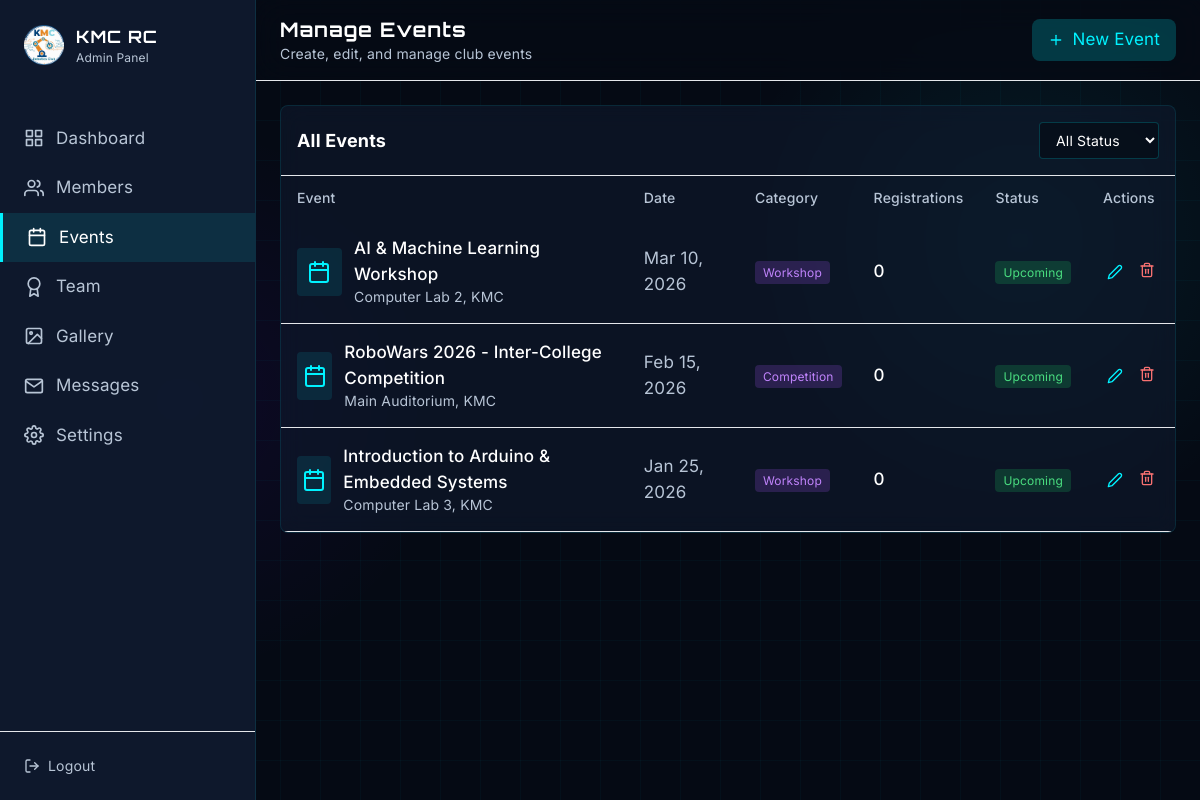
/admin/events.php (signed in), run on the app's committed database.
### tables this page shows
CREATE TABLE IF NOT EXISTS events (
    id INT AUTO_INCREMENT PRIMARY KEY,
    title VARCHAR(255) NOT NULL,
    slug VARCHAR(255) NOT NULL UNIQUE,
    description TEXT NOT NULL,
    short_description VARCHAR(500) DEFAULT NULL,
    event_date DATE NOT NULL,
    start_time TIME DEFAULT NULL,
    end_time TIME DEFAULT NULL,
    location VARCHAR(255) DEFAULT NULL,
    image_path VARCHAR(255) DEFAULT NULL,
    category ENUM('workshop', 'competition', 'seminar', 'hackathon', 'meetup', 'other') DEFAULT 'other',
    max_participants INT DEFAULT NULL,
    registration_deadline DATETIME DEFAULT NULL,
    is_featured TINYINT(1) DEFAULT 0,
    status ENUM('upcoming', 'ongoing', 'completed', 'cancelled') DEFAULT 'upcoming',
    created_by INT NOT NULL,
    created_at TIMESTAMP DEFAULT CURRENT_TIMESTAMP,
    updated_at TIMESTAMP DEFAULT CURRENT_TIMESTAMP ON UPDATE CURRENT_TIMESTAMP,
    FOREIGN KEY (created_by) REFERENCES users(id) ON DELETE CASCADE,
    INDEX idx_event_date (event_date),
    INDEX idx_category (category),
    INDEX idx_status (status),
    INDEX idx_slug (slug)
);

### includes/Database.php (called while the page is built, shortened)
<?php
class Database {
    private static $instance = null;
    private $connection;
    private function __construct() {
        try {
            $dsn = "mysql:host=" . DB_HOST . ";dbname=" . DB_NAME . ";charset=" . DB_CHARSET;
            $options = [
                PDO::ATTR_ERRMODE => PDO::ERRMODE_EXCEPTION,
                PDO::ATTR_DEFAULT_FETCH_MODE => PDO::FETCH_ASSOC,
                PDO::ATTR_EMULATE_PREPARES => false,
                PDO::MYSQL_ATTR_INIT_COMMAND => "SET NAMES " . DB_CHARSET
            ];
            $this->connection = new PDO($dsn, DB_USER, DB_PASS, $options);
        } catch (PDOException $e) {
            if (DEBUG_MODE) {
                throw new Exception("Database connection failed: " . $e->getMessage());
            } else {
                error_log("Database connection failed: " . $e->getMessage());
                throw new Exception("Database connection failed. Please try again later.");
            }
        }
    }
    public static function getInstance(): Database {
        if (self::$instance === null) {
            self::$instance = new self();
        }
        return self::$instance;
    }
    public function query(string $sql, array $params = []): PDOStatement {
        $stmt = $this->connection->prepare($sql);
        $stmt->execute($params);
        return $stmt;
    }
    public function fetchAll(string $sql, array $params = []): array {
        $stmt = $this->query($sql, $params);
        return $stmt->fetchAll();
    }
}

### admin/events.php (the view, shortened to what this page needs)
<?php
require_once __DIR__ . '/../includes/Database.php';
$db = Database::getInstance();
$page = max(1, (int)($_GET['page'] ?? 1));
$limit = 10;
$offset = ($page - 1) * $limit;
$where = '1=1';
$params = [];
$events = $db->fetchAll(
    "SELECT e.*, u.name as created_by_name,
            (SELECT COUNT(*) FROM event_registrations WHERE event_id = e.id) as registration_count
     FROM events e
     LEFT JOIN users u ON e.created_by = u.id
     WHERE {$where}
     ORDER BY e.event_date DESC
     LIMIT {$limit} OFFSET {$offset}",
    $params
);
?>
<!DOCTYPE html>
<html lang="en" class="scroll-smooth">
<head>
    <script src="https://cdn.tailwindcss.com"></script>
    <link rel="stylesheet" href="../css/styles.css">
    <link rel="stylesheet" href="../css/club-styles.css">
</head>
<body class="antialiased min-h-screen flex bg-dark-navy">
    <aside class="sidebar w-64 min-h-screen fixed left-0 top-0 z-50 hidden lg:block">
        <div class="p-6">
            <a href="../index.html" class="flex items-center gap-3">
                <img src="../assets/images/kmc-rc-logo.png" alt="KMC RC" class="w-10 h-10">
                <div>
                    <div class="text-white font-bold font-orbitron">KMC RC</div>
                    <div class="text-xs text-slate-400">Admin Panel</div>
                </div>
            </a>
        </div>
        <nav class="mt-6">
            <a href="dashboard.php" class="nav-link-admin flex items-center gap-3 px-6 py-3 text-slate-400 hover:text-white">
                <i data-feather="grid" class="w-5 h-5"></i> Dashboard
            </a>
            <a href="users.php" class="nav-link-admin flex items-center gap-3 px-6 py-3 text-slate-400 hover:text-white">
                <i data-feather="users" class="w-5 h-5"></i> Members
            </a>
            <a href="events.php" class="nav-link-admin active flex items-center gap-3 px-6 py-3 text-white">
                <i data-feather="calendar" class="w-5 h-5"></i> Events
            </a>
            <a href="team.php" class="nav-link-admin flex items-center gap-3 px-6 py-3 text-slate-400 hover:text-white">
                <i data-feather="award" class="w-5 h-5"></i> Team
            </a>
            <a href="gallery.php" class="nav-link-admin flex items-center gap-3 px-6 py-3 text-slate-400 hover:text-white">
                <i data-feather="image" class="w-5 h-5"></i> Gallery
            </a>
            <a href="messages.php" class="nav-link-admin flex items-center gap-3 px-6 py-3 text-slate-400 hover:text-white">
                <i data-feather="mail" class="w-5 h-5"></i> Messages
            </a>
            <a href="settings.php" class="nav-link-admin flex items-center gap-3 px-6 py-3 text-slate-400 hover:text-white">
                <i data-feather="settings" class="w-5 h-5"></i> Settings
            </a>
        </nav>
        <div class="absolute bottom-0 left-0 right-0 p-6 border-t border-slate-800">
            <a href="../auth/logout.php" class="flex items-center gap-2 text-slate-400 hover:text-red-400 text-sm">
                <i data-feather="log-out" class="w-4 h-4"></i> Logout
            </a>
        </div>
    </aside>
    <main class="flex-1 lg:ml-64">
        <header class="bg-dark-navy/80 backdrop-blur-lg border-b border-slate-800 px-6 py-4 sticky top-0 z-40">
            <div class="flex items-center justify-between">
                <div>
                    <h1 class="text-xl font-bold text-white font-orbitron">Manage Events</h1>
                    <p class="text-sm text-slate-400">Create, edit, and manage club events</p>
                </div>
                <a href="?action=create" class="bg-accent/20 text-accent px-4 py-2 rounded-lg flex items-center gap-2 hover:bg-accent/30 transition">
                    <i data-feather="plus" class="w-4 h-4"></i> New Event
                </a>
            </div>
        </header>
        <div class="p-6">
            <div class="stat-card-admin rounded-lg overflow-hidden">
                <div class="p-4 border-b border-slate-800 flex items-center justify-between">
                    <h2 class="text-lg font-bold text-white">All Events</h2>
                    <div class="flex gap-2">
                        <select onchange="window.location.href='?status='+this.value" class="form-input px-3 py-2 rounded text-sm text-white">
                            <option value="">All Status</option>
                        </select>
                    </div>
                </div>
                <div class="overflow-x-auto">
                    <table class="w-full">
                        <thead class="bg-slate-800/50">
                            <tr>
                                <th class="text-left text-slate-400 text-sm font-medium px-4 py-3">Event</th>
                                <th class="text-left text-slate-400 text-sm font-medium px-4 py-3">Date</th>
                                <th class="text-left text-slate-400 text-sm font-medium px-4 py-3">Category</th>
                                <th class="text-left text-slate-400 text-sm font-medium px-4 py-3">Registrations</th>
                                <th class="text-left text-slate-400 text-sm font-medium px-4 py-3">Status</th>
                                <th class="text-left text-slate-400 text-sm font-medium px-4 py-3">Actions</th>
                            </tr>
                        </thead>
                        <tbody>
                            <?php foreach ($events as $event): ?>
                            <tr class="border-b border-slate-800 hover:bg-slate-800/30">
                                <td class="px-4 py-4">
                                    <div class="flex items-center gap-3">
                                        <?php if ($event['image_path']): ?>
                                        <img src="../uploads/events/<?= htmlspecialchars($event['image_path']) ?>" alt="" class="w-12 h-12 rounded object-cover">
                                        <?php else: ?>
                                        <div class="w-12 h-12 rounded bg-accent/10 flex items-center justify-center">
                                            <i data-feather="calendar" class="w-6 h-6 text-accent"></i>
                                        </div>
                                        <?php endif; ?>
                                        <div>
                                            <div class="text-white font-medium"><?= htmlspecialchars($event['title']) ?></div>
                                            <div class="text-slate-400 text-sm"><?= htmlspecialchars($event['location'] ?: 'No location') ?></div>
                                        </div>
                                    </div>
                                </td>
                                <td class="px-4 py-4 text-slate-300"><?= date('M d, Y', strtotime($event['event_date'])) ?></td>
                                <td class="px-4 py-4">
                                    <span class="px-2 py-1 rounded text-xs bg-purple-500/20 text-purple-400"><?= ucfirst($event['category']) ?></span>
                                </td>
                                <td class="px-4 py-4 text-white font-medium"><?= $event['registration_count'] ?></td>
                                <td class="px-4 py-4">
                                    <span class="px-2 py-1 rounded text-xs <?php
                                        echo match($event['status']) {
                                            'upcoming' => 'bg-green-500/20 text-green-400',
                                            'ongoing' => 'bg-blue-500/20 text-blue-400',
                                            'completed' => 'bg-slate-500/20 text-slate-400',
                                            'cancelled' => 'bg-red-500/20 text-red-400',
                                            default => 'bg-slate-500/20 text-slate-400'
                                        };
                                    ?>"><?= ucfirst($event['status']) ?></span>
                                </td>
                                <td class="px-4 py-4">
                                    <div class="flex items-center gap-2">
                                        <a href="?edit=<?= $event['id'] ?>" class="text-accent hover:text-accent/80 p-1" title="Edit">
                                            <i data-feather="edit-2" class="w-4 h-4"></i>
                                        </a>
                                        <form method="POST" class="inline" onsubmit="return confirm('Delete this event?')">
                                            <button type="submit" class="text-red-400 hover:text-red-300 p-1" title="Delete">
                                                <i data-feather="trash-2" class="w-4 h-4"></i>
                                            </button>
                                        </form>
                                    </div>
                                </td>
                            </tr>
                            <?php endforeach; ?>
                        </tbody>
                    </table>
                </div>
            </div>
        </div>
    </main>
</body>
</html>

### css/styles.css (style rules this page uses)
:root { --dark-navy: #050a14; --light-navy: #0f1a2e; --slate: #94a3b8; --light-slate: #e2e8f0; --accent: #00f2ff; --accent-glow: rgba(0, 242, 255, 0.2); --secondary-accent: #7000ff; --space-xs: 0.25rem; --space-sm: 0.5rem; --space-md: 1rem; --space-lg: 1.5rem; --space-xl: 2rem; --space-2xl: 3rem; --space-3xl: 4rem; --text-xs: 0.75rem; --text-sm: 0.875rem; --text-base: 1rem; --text-lg: 1.125rem; --text-xl: 1.25rem; --text-2xl: 1.5rem; --text-3xl: 1.875rem; --text-4xl: 2.25rem; --text-5xl: 3rem; --container-sm: 640px; --container-md: 768px; --container-lg: 1024px; --container-xl: 1280px; --touch-target-min: 44px; --transition-fast: 150ms ease; --transition-base: 300ms ease; --transition-slow: 500ms ease; }
@media (min-width: 768px) { :root { --space-lg: 2rem; --space-xl: 3rem; --space-2xl: 4rem; --space-3xl: 6rem; --text-3xl: 2.25rem; --text-4xl: 3rem; --text-5xl: 4rem; } }
@media (min-width: 1024px) { :root { --text-4xl: 3.5rem; --text-5xl: 5rem; } }
@media (prefers-reduced-motion: no-preference) { html { scroll-behavior: smooth; } }
body { font-family: 'Inter', -apple-system, BlinkMacSystemFont, sans-serif; background-color: var(--dark-navy); background-image: radial-gradient(circle at 15% 50%, rgba(112, 0, 255, 0.08), transparent 25%), radial-gradient(circle at 85% 30%, rgba(0, 242, 255, 0.08), transparent 25%); color: #b8c5d6; font-size: var(--text-base); line-height: 1.7; overflow-x: hidden; margin: 0; padding: 0; font-weight: 400; letter-spacing: 0.01em; -webkit-font-smoothing: antialiased; -moz-osx-font-smoothing: grayscale; max-width: 100vw; -webkit-overflow-scrolling: touch; }
body::before { content: ""; position: fixed; top: 0; left: 0; width: 100%; height: 100%; background-image: linear-gradient(rgba(0, 242, 255, 0.03) 1px, transparent 1px), linear-gradient(90deg, rgba(0, 242, 255, 0.03) 1px, transparent 1px); background-size: 40px 40px; z-index: -2; pointer-events: none; }
.font-orbitron { font-family: 'Orbitron', sans-serif; letter-spacing: 0.05em; }
p { margin-bottom: 1.2rem; }

### css/club-styles.css (style rules this page uses)
h1, h2, h3, h4, h5, h6 { line-height: 1.3; margin-bottom: 1rem; }
p { line-height: 1.7; margin-bottom: 1rem; }
body { font-size: 16px; }
@media (min-width: 768px) { body { font-size: 17px; } }
.font-orbitron { font-display: swap; }
img { max-width: 100%; height: auto; }

### admin/events.php (style rules this page uses)
.sidebar { background: rgba(15, 26, 46, 0.95); backdrop-filter: blur(20px); border-right: 1px solid rgba(0, 242, 255, 0.1); }
.stat-card-admin { background: rgba(15, 26, 46, 0.6); backdrop-filter: blur(12px); border: 1px solid rgba(0, 242, 255, 0.1); }
.nav-link-admin { transition: all 0.3s ease; }
.nav-link-admin:hover, .nav-link-admin.active { background: rgba(0, 242, 255, 0.1); border-left: 3px solid #00f2ff; }
.form-input { background: rgba(5, 10, 20, 0.6); border: 1px solid rgba(0, 242, 255, 0.2); transition: all 0.3s ease; }

### data on the page
events: title "AI & Machine Learning Workshop", location "Computer Lab 2, KMC", event_date "Mar 10, 2026", category "Workshop", registration_count "0", status "Upcoming"
events: title "RoboWars 2026 - Inter-College Competition", location "Main Auditorium, KMC", event_date "Feb 15, 2026", category "Competition", registration_count "0", status "Upcoming"
events: title "Introduction to Arduino & Embedded Systems", location "Computer Lab 3, KMC", event_date "Jan 25, 2026", category "Workshop", registration_count "0", status "Upcoming"
